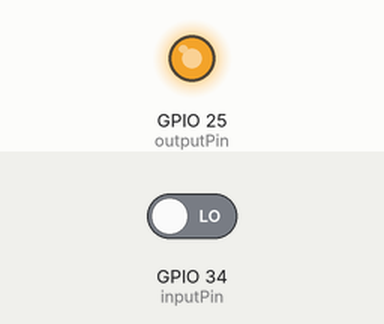
Recording of a sketch running on a simulated ESP32. Parts: output pins drawn as LEDs (lit = HIGH). Inputs (shaded band) come from the test bench; at power-on: GPIO 34 (inputPin) LOW. What the sketch prints to the serial monitor is not drawn.

Above: at 0.3 s.
Timing chart, 0 to 1.8 s (numbered marks = the images above):
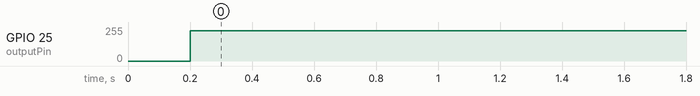

Measured:
- by itself, GPIO 25 (outputPin): 0/255 → 228/255 at 0.20 s

The sketch:

injeksi.ino
```cpp
#include <driver/ledc.h>

const int inputPin = 34;  // Pin input untuk sinyal frekuensi
const int outputPin = 25; // Pin output untuk sinyal PWM (bisa diganti sesuai kebutuhan)
volatile unsigned long pulseCount = 0;
unsigned long lastTime = 0;
unsigned long updateInterval = 200;  // Interval update dalam milidetik

// Konfigurasi PWM
const int pwmChannel = 0;
const ledc_timer_bit_t pwmResolution = LEDC_TIMER_8_BIT;
const int maxPwmValue = 255; // 2^8 - 1
const int dutyCycle = 90; // 90% duty cycle

ledc_channel_config_t ledc_channel;

void IRAM_ATTR pulseCounter() {
  pulseCount++;
}

void setup() {
  Serial.begin(115200);
  pinMode(inputPin, INPUT);
  attachInterrupt(digitalPinToInterrupt(inputPin), pulseCounter, RISING);

  // Konfigurasi PWM
  ledc_timer_config_t ledc_timer;
  ledc_timer.speed_mode = LEDC_HIGH_SPEED_MODE;
  ledc_timer.duty_resolution = pwmResolution;
  ledc_timer.timer_num = LEDC_TIMER_0;
  ledc_timer.freq_hz = 1000; // Frekuensi awal 1000 Hz
  ledc_timer_config(&ledc_timer);

  ledc_channel.gpio_num = outputPin;
  ledc_channel.speed_mode = LEDC_HIGH_SPEED_MODE;
  ledc_channel.channel = LEDC_CHANNEL_0;
  ledc_channel.timer_sel = LEDC_TIMER_0;
  ledc_channel.duty = 0;
  ledc_channel.hpoint = 0;
  ledc_channel_config(&ledc_channel);
}

void loop() {
  if (millis() - lastTime >= updateInterval) {
    detachInterrupt(digitalPinToInterrupt(inputPin));

    // Hitung frekuensi
    float frequency = (float)pulseCount * (1000.0 / updateInterval);

    // Tambahkan 5% ke frekuensi
    float adjustedFrequency = frequency * 1.05;

    // Update PWM dengan frekuensi baru
    ledc_set_freq(LEDC_HIGH_SPEED_MODE, LEDC_TIMER_0, (uint32_t)adjustedFrequency);

    // Set duty cycle ke 90%
    uint32_t duty = (dutyCycle * maxPwmValue) / 100;
    ledc_set_duty(ledc_channel.speed_mode, ledc_channel.channel, duty);
    ledc_update_duty(ledc_channel.speed_mode, ledc_channel.channel);

    // Cetak frekuensi asli dan yang disesuaikan
    Serial.print("Frekuensi asli: ");
    Serial.print(frequency);
    Serial.print(" Hz, Frekuensi output: ");
    Serial.print(adjustedFrequency);
    Serial.println(" Hz");

    // Reset counter dan waktu
    pulseCount = 0;
    lastTime = millis();

    // Aktifkan kembali interrupt
    attachInterrupt(digitalPinToInterrupt(inputPin), pulseCounter, RISING);
  }
}
```
